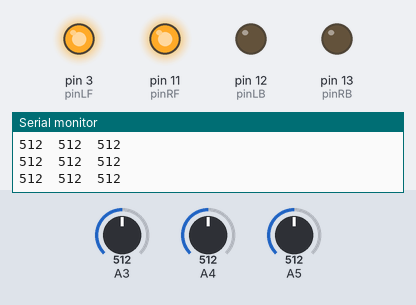
The sketch below on a simulated Arduino Uno, built with avr-gcc and run on an emulated ATmega328P. Shown: output pins drawn as LEDs (lit = HIGH), the last lines printed to the serial monitor. The inputs (shaded band) are chosen by the test bench; at power-on: A3 = 512, A4 = 512, A5 = 512.

Above: at 1.2 s.
1.3 s: A3 set to 11
4.3 s: A3 set to 8
5.8 s: A4 set to 982
7.3 s: A4 set to 1015
8.8 s: A3 set to 900
At 9.5 s:
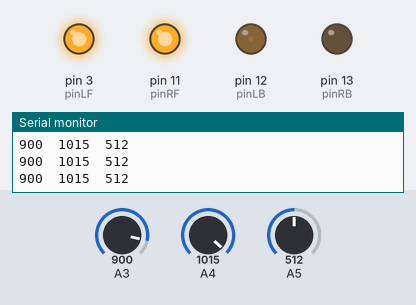
10.3 s: A5 set to 787
13.3 s: A5 set to 815
At 14.3 s:
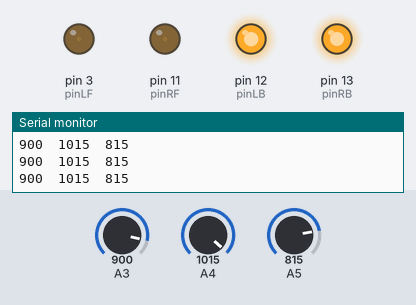
Timing chart, 0 to 15.8 s (numbered marks = the images above; inputs shaded):
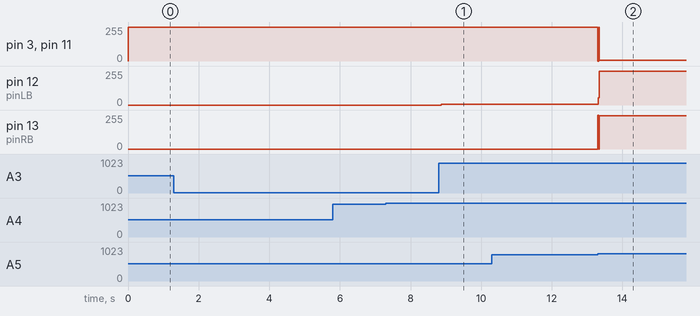

Measured:
- the behaviour switches between 800 and 801 on A5 (found by bisection; images 1 and 2)
- after the input at 8.8 s, pin 12 (pinLB): 0/255 → 7/255 after 0.07 s
- after the input at 13.3 s, pin 3 (pinLF), pin 11 (pinRF): 255/255 → 5/255 at once; pin 12 (pinLB): 7/255 → 255/255 at once; pin 13 (pinRB): 0/255 → 250/255 at once

The sketch:

urmarire_banda.ino
```cpp
#include <RedBot.h>
#include <RedBotSoftwareSerial.h>
//#include <Servo.h>

RedBotSensor left_sen = RedBotSensor(A3);
RedBotSensor center_sen = RedBotSensor(A4);
RedBotSensor right_sen = RedBotSensor(A5);
int lineStandard = 800;


int pinLB = 12;     // define pin 12
int pinLF = 3;     // define pin 3
int pinRB = 13;    // define pin 13
int pinRF = 11;    // define pin 11
////////////////////////////////


//Servo myservo;        // set myservo
int delay_time = 250; // settling time after steering servo motor moving B
int Fgo = 8;         // Move F
int Rgo = 6;         // move to the R
int Lgo = 4;         // move to the L
int Bgo = 2;         // move B
void setup()
 {
  Serial.begin(9600);     // Define motor output pin
  pinMode(pinLB,OUTPUT); // pin 12
  pinMode(pinLF,OUTPUT); // pin 3 (PWM)
  pinMode(pinRB,OUTPUT); // pin 13
  pinMode(pinRF,OUTPUT); // pin 11 (PWM)
  //myservo.attach(9);    // Define servo motor output pin to D9 (PWM)

 }
void advance()     // move forward
    {
    digitalWrite(pinLB,LOW);    // right wheel moves forward
    digitalWrite(pinRB, LOW);  // left wheel moves forward
    analogWrite(pinLF,255);
    analogWrite(pinRF,255);
    }
void stopp()         // stop
    {
     digitalWrite(pinLB,HIGH);
     digitalWrite(pinRB,HIGH);
     analogWrite(pinLF,0);
     analogWrite(pinRF,0);
    }
void right()        // turn right (single wheel)
    {
   digitalWrite(pinLB,HIGH);  // wheel on the left moves forward
   digitalWrite(pinRB,LOW); // wheel on the right moves backward
   analogWrite(pinLF, 255);
   analogWrite(pinRF,255);
    }
void left()         // turn left (single wheel)
    {
   digitalWrite(pinLB,LOW);  // wheel on the left moves backward
   digitalWrite(pinRB,HIGH); // wheel on the right moves forward
   analogWrite(pinLF, 255);
   analogWrite(pinRF,255);
    }

void back()          // move backward
    {
     digitalWrite(pinLB,HIGH);  // motor moves to left rear
     digitalWrite(pinRB,HIGH);  // motor moves to right rear
     analogWrite(pinLF,255);
     analogWrite(pinRF,255);
    }

void loop()
{
//    myservo.write(90);  // home set the servo motor, ready for next measurement
    Serial.print(left_sen.read());
    Serial.print("\t");
    Serial.print(center_sen.read());
    Serial.print("\t");
    Serial.print(right_sen.read());
    Serial.println();
    //data_sheet
  // if on the line drive left and right at the same speed (left is CCW / right is CW)
  if(center_sen.read() > lineStandard)
  {//right
   right();
  }
  //data_sheet
  // if the line is under the right sensor, adjust relative speeds to turn to the right
  else if(right_sen.read() > lineStandard)
  {//left
  left();
  }
  //data_sheet
  // if the line is under the left sensor, adjust relative speeds to turn to the left
  else if(left_sen.read() > lineStandard)
  {//right
  right();
  }
  //data_sheet
  // if all sensors are on black or up in the air, stop the motors.
  // otherwise, run motors given the control speeds above.
  if((left_sen.read() > lineStandard) && (center_sen.read() > lineStandard) && (right_sen.read() > lineStandard) )
  {
    //stop
    stopp();
  }
  else
  {
  //any dir
    advance();
  }
  delay(0);  // add a delay to decrease sensitivity.
}
```
